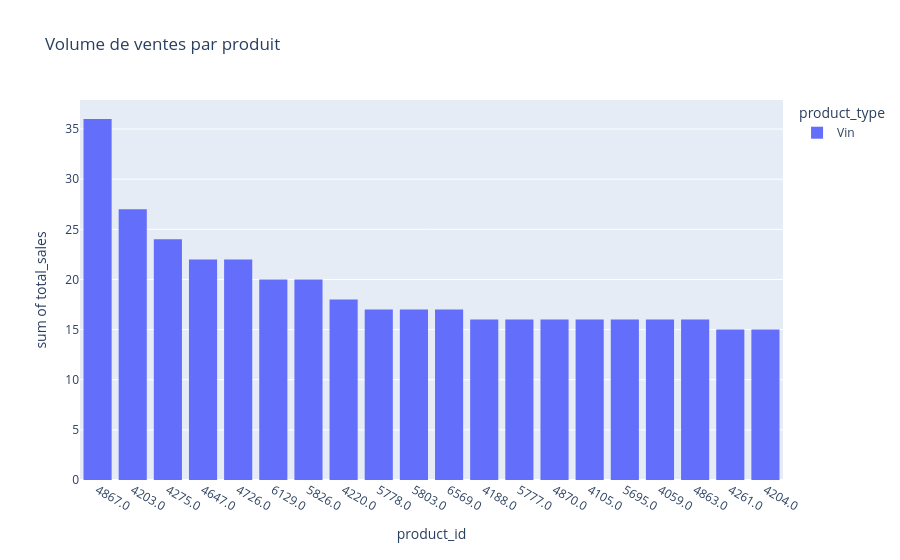

Here is the notebook cell this chart was saved with:
### Markdown cell above
<div style="border: 1px solid RGB(51,165,182);" >
<h3 style="margin: auto; padding: 20px; color: RGB(51,165,182); ">Etape 5.2 - Analyse des ventes en quantité</h3>
</div>

### Code cell
#####################################
# Palmarès des articles en quantité #
#####################################

#Effectuer le tri dans l'ordre décroissant de quantités vendues du dataset df_merge
df_final = df_final.sort_values('total_sales', ascending=False)
#Réinitialiser l'index du dataset par un reset_index
df_final = df_final.sort_values(
    by='total_sales',
    ascending=False
).reset_index(drop=True)

#Afficher les 20 premiers articles en quantité
display(df_final.iloc[:20, :])

#Graphique en barre des 20 premiers articles avec plotly express
import plotly.express as px

# création d'une copie du dataframe pour changer le format du product_id
data_vol = df_final.iloc[:20,:].copy()  
data_vol.loc[:,'product_id'] = data_vol['product_id'].astype(str)  
# fixer l'ordre des product_id
ordre_qte = list(data_vol['product_id'].astype(str))
# création du graphique
fig4 = px.histogram(data_vol, x='product_id', y='total_sales', title='Volume de ventes par produit', color='product_type', category_orders={"product_id": ordre_qte})
fig4.show()

# Quantités vendues au total
df_final['total_sales'].sum()

### Figure 1 — Plotly figure (JSON) as saved in the notebook; plotly's stock layout.template omitted (floating-point values rounded to 4 significant figures)
{"data": [{"bingroup": "x", "histfunc": "sum", "hovertemplate": "product_type=Vin<br>product_id=%{x}<br>sum of total_sales=%{y}<extra></extra>", "legendgroup": "Vin", "marker": {"color": "#636efa", "pattern": {"shape": ""}}, "name": "Vin", "orientation": "v", "showlegend": true, "type": "histogram", "x": ["4867.0", "4203.0", "4275.0", "4647.0", "4726.0", "6129.0", "5826.0", "4220.0", "5778.0", "5803.0", "6569.0", "4188.0", "5777.0", "4870.0", "4105.0", "5695.0", "4059.0", "4863.0", "4261.0", "4204.0"], "xaxis": "x", "y": [36.0, 27.0, 24.0, 22.0, 22.0, 20.0, 20.0, 18.0, 17.0, 17.0, 17.0, 16.0, 16.0, 16.0, 16.0, 16.0, 16.0, 16.0, 15.0, 15.0], "yaxis": "y"}], "layout": {"barmode": "relative", "legend": {"title": {"text": "product_type"}, "tracegroupgap": 0}, "title": {"text": "Volume de ventes par produit"}, "xaxis": {"anchor": "y", "categoryarray": ["4867.0", "4203.0", "4275.0", "4647.0", "4726.0", "6129.0", "5826.0", "4220.0", "5778.0", "5803.0", "6569.0", "4188.0", "5777.0", "4870.0", "4105.0", "5695.0", "4059.0", "4863.0", "4261.0", "4204.0"], "categoryorder": "array", "domain": [0, 1], "title": {"text": "product_id"}}, "yaxis": {"anchor": "x", "domain": [0, 1], "title": {"text": "sum of total_sales"}}}}
